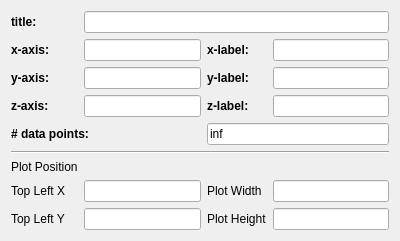
<?xml version="1.0" encoding="UTF-8"?>
<ui version="4.0">
 <class>Plot_Definer_2D</class>
 <widget class="QWidget" name="Plot_Definer_2D">
  <property name="geometry">
   <rect>
    <x>0</x>
    <y>0</y>
    <width>400</width>
    <height>236</height>
   </rect>
  </property>
  <property name="windowTitle">
   <string>Form</string>
  </property>
  <layout class="QGridLayout" name="gridLayout">
   <item row="8" column="0">
    <widget class="QLabel" name="label">
     <property name="toolTip">
      <string>Set the exact x coordinate of the top left corner of the plot window in pixels (min 0)</string>
     </property>
     <property name="text">
      <string>Top Left X</string>
     </property>
    </widget>
   </item>
   <item row="2" column="2">
    <widget class="QLabel" name="label_9">
     <property name="font">
      <font>
       <pointsize>9</pointsize>
       <bold>true</bold>
      </font>
     </property>
     <property name="text">
      <string>x-label:</string>
     </property>
    </widget>
   </item>
   <item row="10" column="2">
    <spacer name="verticalSpacer">
     <property name="orientation">
      <enum>Qt::Vertical</enum>
     </property>
     <property name="sizeHint" stdset="0">
      <size>
       <width>20</width>
       <height>40</height>
      </size>
     </property>
    </spacer>
   </item>
   <item row="9" column="3">
    <widget class="QLineEdit" name="lineEdit_plot_height">
     <property name="toolTip">
      <string>Minimum is 126 pixels</string>
     </property>
    </widget>
   </item>
   <item row="4" column="2">
    <widget class="QLabel" name="label_10">
     <property name="font">
      <font>
       <pointsize>9</pointsize>
       <bold>true</bold>
      </font>
     </property>
     <property name="text">
      <string>z-label:</string>
     </property>
    </widget>
   </item>
   <item row="3" column="0">
    <widget class="QLabel" name="label_6">
     <property name="font">
      <font>
       <pointsize>9</pointsize>
       <bold>true</bold>
      </font>
     </property>
     <property name="text">
      <string>y-axis:</string>
     </property>
    </widget>
   </item>
   <item row="4" column="3">
    <widget class="QLineEdit" name="lineEdit_zlabel"/>
   </item>
   <item row="8" column="1">
    <widget class="QLineEdit" name="lineEdit_top_left_x">
     <property name="toolTip">
      <string>Minimum is 0 pixels</string>
     </property>
    </widget>
   </item>
   <item row="8" column="2">
    <widget class="QLabel" name="label_3">
     <property name="toolTip">
      <string>Set the width of the plot window in pixels (min 430)</string>
     </property>
     <property name="text">
      <string>Plot Width</string>
     </property>
    </widget>
   </item>
   <item row="3" column="2">
    <widget class="QLabel" name="label_8">
     <property name="font">
      <font>
       <pointsize>9</pointsize>
       <bold>true</bold>
      </font>
     </property>
     <property name="text">
      <string>y-label:</string>
     </property>
    </widget>
   </item>
   <item row="9" column="2">
    <widget class="QLabel" name="label_4">
     <property name="toolTip">
      <string>Set the height of the plot window in pixels (min 126)</string>
     </property>
     <property name="text">
      <string>Plot Height</string>
     </property>
    </widget>
   </item>
   <item row="0" column="0">
    <widget class="QLabel" name="label_11">
     <property name="font">
      <font>
       <pointsize>9</pointsize>
       <bold>true</bold>
      </font>
     </property>
     <property name="text">
      <string>title:</string>
     </property>
    </widget>
   </item>
   <item row="4" column="0">
    <widget class="QLabel" name="label_7">
     <property name="font">
      <font>
       <pointsize>9</pointsize>
       <bold>true</bold>
      </font>
     </property>
     <property name="text">
      <string>z-axis:</string>
     </property>
    </widget>
   </item>
   <item row="2" column="1">
    <widget class="Variable_Box" name="lineEdit_x_axis"/>
   </item>
   <item row="8" column="3">
    <widget class="QLineEdit" name="lineEdit_plot_width">
     <property name="toolTip">
      <string>Minimum is 430 pixels</string>
     </property>
    </widget>
   </item>
   <item row="2" column="0">
    <widget class="QLabel" name="label_5">
     <property name="font">
      <font>
       <pointsize>9</pointsize>
       <bold>true</bold>
      </font>
     </property>
     <property name="text">
      <string>x-axis:</string>
     </property>
    </widget>
   </item>
   <item row="9" column="0">
    <widget class="QLabel" name="label_2">
     <property name="toolTip">
      <string>Set the exact y coordinate of the top left corner of the plot window in pixels (min 0)</string>
     </property>
     <property name="text">
      <string>Top Left Y</string>
     </property>
    </widget>
   </item>
   <item row="5" column="2" colspan="2">
    <widget class="QLineEdit" name="lineEdit_n_data_points">
     <property name="text">
      <string>inf</string>
     </property>
    </widget>
   </item>
   <item row="3" column="1">
    <widget class="Variable_Box" name="lineEdit_y_axis"/>
   </item>
   <item row="4" column="1">
    <widget class="Variable_Box" name="lineEdit_z_axis"/>
   </item>
   <item row="0" column="1" colspan="3">
    <widget class="QLineEdit" name="lineEdit_title"/>
   </item>
   <item row="2" column="3">
    <widget class="QLineEdit" name="lineEdit_xlabel"/>
   </item>
   <item row="5" column="0" colspan="2">
    <widget class="QLabel" name="label_12">
     <property name="font">
      <font>
       <pointsize>9</pointsize>
       <bold>true</bold>
      </font>
     </property>
     <property name="text">
      <string># data points:</string>
     </property>
    </widget>
   </item>
   <item row="6" column="0" colspan="4">
    <widget class="Line" name="line">
     <property name="orientation">
      <enum>Qt::Horizontal</enum>
     </property>
    </widget>
   </item>
   <item row="9" column="1">
    <widget class="QLineEdit" name="lineEdit_top_left_y">
     <property name="toolTip">
      <string>Minimum is 0 pixels</string>
     </property>
    </widget>
   </item>
   <item row="3" column="3">
    <widget class="QLineEdit" name="lineEdit_ylabel"/>
   </item>
   <item row="7" column="0">
    <widget class="QLabel" name="label_13">
     <property name="styleSheet">
      <string notr="true">QLabel {
    rgb(134, 134, 134);
}</string>
     </property>
     <property name="text">
      <string>Plot Position</string>
     </property>
    </widget>
   </item>
  </layout>
 </widget>
 <customwidgets>
  <customwidget>
   <class>Variable_Box</class>
   <extends>QLineEdit</extends>
   <header>nomad_camels.ui_widgets.variable_tool_tip_box</header>
  </customwidget>
 </customwidgets>
 <tabstops>
  <tabstop>lineEdit_title</tabstop>
  <tabstop>lineEdit_x_axis</tabstop>
  <tabstop>lineEdit_y_axis</tabstop>
  <tabstop>lineEdit_z_axis</tabstop>
  <tabstop>lineEdit_xlabel</tabstop>
  <tabstop>lineEdit_ylabel</tabstop>
  <tabstop>lineEdit_zlabel</tabstop>
  <tabstop>lineEdit_n_data_points</tabstop>
  <tabstop>lineEdit_top_left_x</tabstop>
  <tabstop>lineEdit_top_left_y</tabstop>
  <tabstop>lineEdit_plot_width</tabstop>
  <tabstop>lineEdit_plot_height</tabstop>
 </tabstops>
 <resources/>
 <connections/>
</ui>
